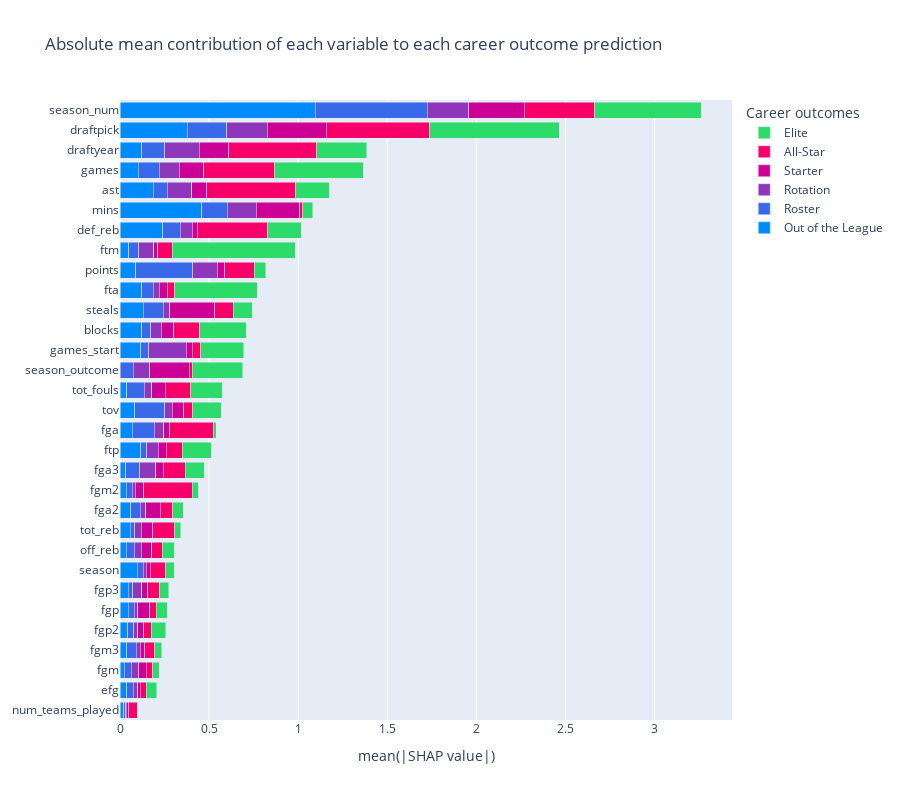

Source (notebook cell):
### Code cell
import pickle
import pandas as pd
import numpy as np
import matplotlib.pyplot as plt
from xgboost import XGBRegressor
from sklearn.preprocessing import LabelEncoder
import shap
import plotly.graph_objects as go
from sklearn.metrics import confusion_matrix, classification_report, ConfusionMatrixDisplay

import matplotlib.pyplot as plt



class CustomLabelEncoder(LabelEncoder):
    def _init_(self, mapping):
        super()._init_()
        self.classes_ = list(mapping.keys())
        self.mapping = mapping

    def transform(self, x):
        return [self.mapping.get(item, -1) for item in x]
    


def create_label_encoder(mapping):
    return CustomLabelEncoder(mapping)



# Read
with open('pages/model.pkl', 'rb') as file:
    data = pickle.load(file)
    
with open("dataframe_all.pkl","rb") as file:
    dataframe_all = pickle.load(file)["dataframe"]

model = data["model"]
le_career_outcome = data["le_career_outcome"]
le_season_outcome = data["le_season_outcome"]
X_test = data["X_test"]
y_test = data["y_test"]
y_pred_test = data["y_pred_test"]
young_players = data["young_players"]






####################################################################################################




shap.initjs()
explainer = shap.Explainer(model)
shap_values = explainer(X_test)



class_names = ['Out of the League', 'Roster', 'Rotation', 'Starter', 'All-Star', 'Elite']
average_absolute_shap_values = pd.DataFrame(index= X_test.columns, columns=class_names)

for class_ in range(6):
    shap_values_class_i = shap_values[:, :, class_]
    
    average_absolute_shap_values[class_names[class_]]= abs(shap_values_class_i.values).mean(axis=0)
    
average_absolute_shap_values['sum'] = average_absolute_shap_values.sum(axis=1)
average_absolute_shap_values = average_absolute_shap_values.sort_values(by='sum', ascending=True)
average_absolute_shap_values = average_absolute_shap_values.drop('sum', axis=1)





colors = ['#008BFB', '#3769E8', '#8F37BB', '#CD0095', '#F70069', '#2CDB6A']
fig = go.Figure()

for i, col in enumerate(average_absolute_shap_values.columns):
    fig.add_trace(go.Bar(y=average_absolute_shap_values.index, x=average_absolute_shap_values[col], name=col, orientation='h', marker=dict(color=colors[i]) ))

fig.update_layout(
    barmode='stack',
    title='Absolute mean contribution of each variable to each career outcome prediction',
    xaxis=dict(title='mean(|SHAP value|)'),
    height=800  # Adjust the height value as needed
)

fig.update_layout(legend=dict(title='Career outcomes'))

### Figure 1 — Plotly figure (JSON) as saved in the notebook; plotly's stock layout.template omitted (floating-point values rounded to 4 significant figures)
{"data": [{"marker": {"color": "#008BFB"}, "name": "Out of the League", "orientation": "h", "type": "bar", "x": [0.02135, 0.03694, 0.02496, 0.03649, 0.04345, 0.0457, 0.04766, 0.09706, 0.03514, 0.05664, 0.06117, 0.0362, 0.03231, 0.1162, 0.06744, 0.08136, 0.03682, 0.0004451, 0.1157, 0.1217, 0.1301, 0.1208, 0.0889, 0.04894, 0.2388, 0.458, 0.1867, 0.1026, 0.1229, 0.3774, 1.095], "y": ["num_teams_played", "efg", "fgm", "fgm3", "fgp2", "fgp", "fgp3", "season", "off_reb", "tot_reb", "fga2", "fgm2", "fga3", "ftp", "fga", "tov", "tot_fouls", "season_outcome", "games_start", "blocks", "steals", "fta", "points", "ftm", "def_reb", "mins", "ast", "games", "draftyear", "draftpick", "season_num"]}, {"marker": {"color": "#3769E8"}, "name": "Roster", "orientation": "h", "type": "bar", "x": [0.0119, 0.03739, 0.03861, 0.05348, 0.03337, 0.03444, 0.02372, 0.03285, 0.04435, 0.02603, 0.05213, 0.03155, 0.07877, 0.03409, 0.1256, 0.1705, 0.09946, 0.07512, 0.04437, 0.05156, 0.1133, 0.06675, 0.3192, 0.05751, 0.09993, 0.1436, 0.07858, 0.1163, 0.1278, 0.223, 0.6287], "y": ["num_teams_played", "efg", "fgm", "fgm3", "fgp2", "fgp", "fgp3", "season", "off_reb", "tot_reb", "fga2", "fgm2", "fga3", "ftp", "fga", "tov", "tot_fouls", "season_outcome", "games_start", "blocks", "steals", "fta", "points", "ftm", "def_reb", "mins", "ast", "games", "draftyear", "draftpick", "season_num"]}, {"marker": {"color": "#8F37BB"}, "name": "Rotation", "orientation": "h", "type": "bar", "x": [0.001565, 0.02628, 0.04218, 0.02453, 0.02271, 0.01872, 0.05178, 0.01738, 0.04046, 0.03698, 0.03083, 0.01747, 0.08976, 0.06493, 0.05266, 0.04213, 0.04278, 0.09082, 0.2129, 0.05883, 0.03625, 0.0336, 0.1376, 0.08215, 0.06773, 0.1631, 0.1364, 0.1144, 0.1929, 0.2259, 0.2345], "y": ["num_teams_played", "efg", "fgm", "fgm3", "fgp2", "fgp", "fgp3", "season", "off_reb", "tot_reb", "fga2", "fgm2", "fga3", "ftp", "fga", "tov", "tot_fouls", "season_outcome", "games_start", "blocks", "steals", "fta", "points", "ftm", "def_reb", "mins", "ast", "games", "draftyear", "draftpick", "season_num"]}, {"marker": {"color": "#CD0095"}, "name": "Starter", "orientation": "h", "type": "bar", "x": [0.01408, 0.01439, 0.04184, 0.02321, 0.03483, 0.06708, 0.03157, 0.02231, 0.05922, 0.06531, 0.0816, 0.04844, 0.04258, 0.04562, 0.0336, 0.06376, 0.07499, 0.222, 0.03213, 0.0683, 0.2527, 0.04321, 0.04136, 0.02338, 0.02682, 0.2438, 0.08492, 0.1372, 0.1675, 0.3306, 0.3102], "y": ["num_teams_played", "efg", "fgm", "fgm3", "fgp2", "fgp", "fgp3", "season", "off_reb", "tot_reb", "fga2", "fgm2", "fga3", "ftp", "fga", "tov", "tot_fouls", "season_outcome", "games_start", "blocks", "steals", "fta", "points", "ftm", "def_reb", "mins", "ast", "games", "draftyear", "draftpick", "season_num"]}, {"marker": {"color": "#F70069"}, "name": "All-Star", "orientation": "h", "type": "bar", "x": [0.04931, 0.03127, 0.03667, 0.05592, 0.04006, 0.03799, 0.06898, 0.08619, 0.05782, 0.1215, 0.07048, 0.2716, 0.1224, 0.08956, 0.2454, 0.05019, 0.1439, 0.0161, 0.04827, 0.1459, 0.1031, 0.04261, 0.1666, 0.08046, 0.3958, 0.01834, 0.499, 0.3967, 0.4917, 0.5809, 0.3957], "y": ["num_teams_played", "efg", "fgm", "fgm3", "fgp2", "fgp", "fgp3", "season", "off_reb", "tot_reb", "fga2", "fgm2", "fga3", "ftp", "fga", "tov", "tot_fouls", "season_outcome", "games_start", "blocks", "steals", "fta", "points", "ftm", "def_reb", "mins", "ast", "games", "draftyear", "draftpick", "season_num"]}, {"marker": {"color": "#2CDB6A"}, "name": "Elite", "orientation": "h", "type": "bar", "x": [0.002492, 0.06057, 0.03697, 0.04162, 0.08242, 0.06013, 0.04998, 0.04728, 0.06833, 0.03447, 0.05997, 0.03437, 0.106, 0.1624, 0.015, 0.1589, 0.1745, 0.2832, 0.2403, 0.263, 0.1065, 0.4633, 0.06364, 0.6899, 0.1894, 0.05366, 0.1878, 0.4965, 0.2809, 0.7266, 0.5985], "y": ["num_teams_played", "efg", "fgm", "fgm3", "fgp2", "fgp", "fgp3", "season", "off_reb", "tot_reb", "fga2", "fgm2", "fga3", "ftp", "fga", "tov", "tot_fouls", "season_outcome", "games_start", "blocks", "steals", "fta", "points", "ftm", "def_reb", "mins", "ast", "games", "draftyear", "draftpick", "season_num"]}], "layout": {"barmode": "stack", "height": 800, "legend": {"title": {"text": "Career outcomes"}}, "title": {"text": "Absolute mean contribution of each variable to each career outcome prediction"}, "xaxis": {"title": {"text": "mean(|SHAP value|)"}}}}
